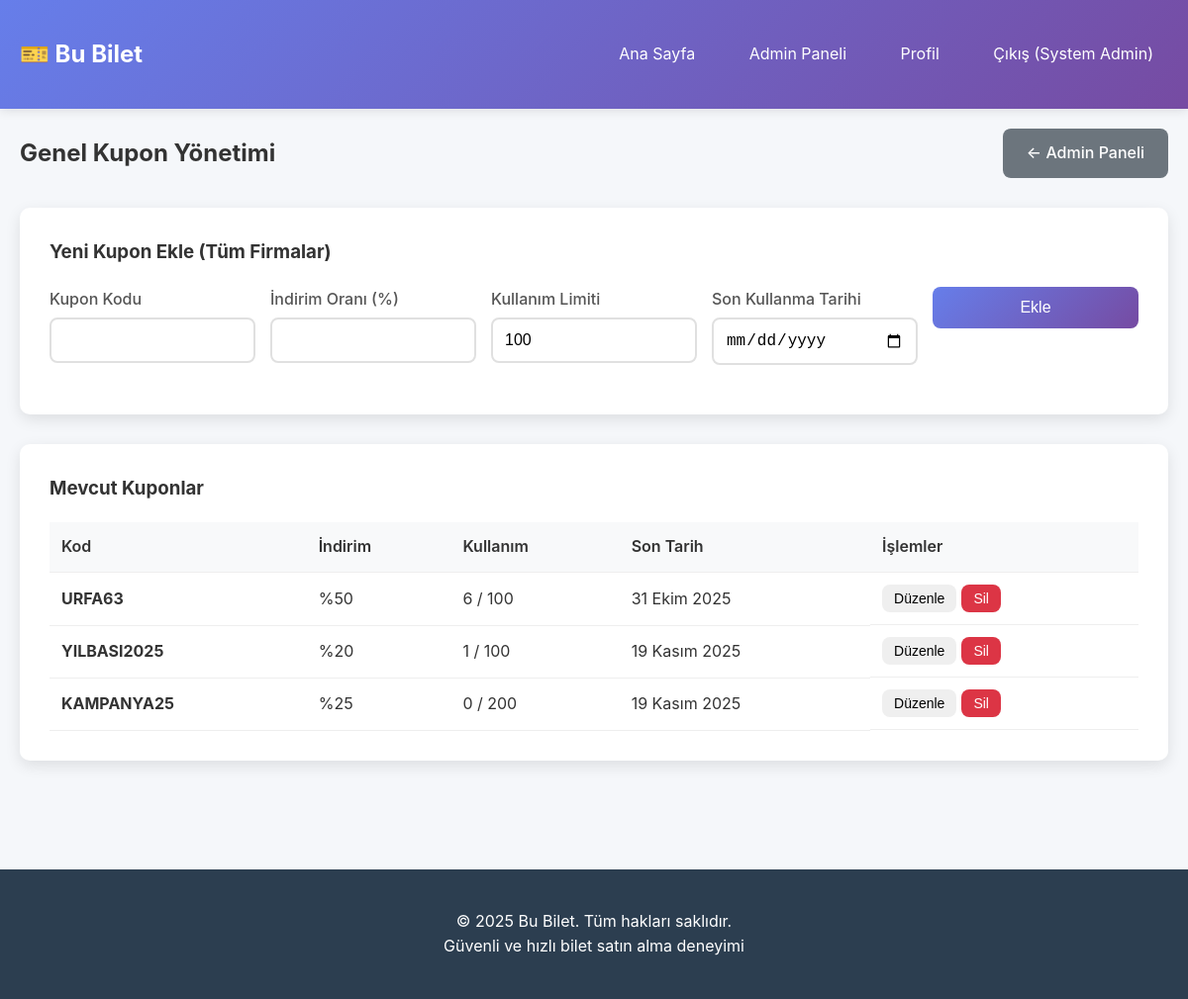
Page /admin/coupons.php (signed in) on the committed database.
### tables this page shows
CREATE TABLE coupons (
        id INTEGER PRIMARY KEY AUTOINCREMENT,
        code TEXT UNIQUE NOT NULL,
        discount_percentage INTEGER NOT NULL,
        company_id INTEGER,
        usage_limit INTEGER DEFAULT 100,
        used_count INTEGER DEFAULT 0,
        expiry_date DATE NOT NULL,
        created_at DATETIME DEFAULT CURRENT_TIMESTAMP,
        FOREIGN KEY (company_id) REFERENCES companies(id)
    );

### includes/functions.php (called while the page is built, shortened)
<?php
function formatDate($date) {
    $months = [
        'January' => 'Ocak', 'February' => 'Şubat', 'March' => 'Mart',
        'April' => 'Nisan', 'May' => 'Mayıs', 'June' => 'Haziran',
        'July' => 'Temmuz', 'August' => 'Ağustos', 'September' => 'Eylül',
        'October' => 'Ekim', 'November' => 'Kasım', 'December' => 'Aralık'
    ];
    $timestamp = strtotime($date);
    $formatted = date('d F Y', $timestamp);
    foreach ($months as $eng => $tr) {
        $formatted = str_replace($eng, $tr, $formatted);
    }
    return $formatted;
}
?>

### admin/coupons.php (the view, shortened to what this page needs)
<?php
require_once '../includes/db.php';
require_once '../includes/functions.php';
$coupons = $db->query("SELECT c.*, co.name as company_name FROM coupons c
                       LEFT JOIN companies co ON c.company_id = co.id
                       WHERE c.company_id IS NULL
                       ORDER BY c.created_at DESC");
?>
<!DOCTYPE html>
<html lang="tr">
<head>
    <link rel="stylesheet" href="../assets/css/style.css">
</head>
<body>
    <?php include '../includes/header.php'; ?>
    <div class="container">
        <div class="admin-header">
            <h2>Genel Kupon Yönetimi</h2>
            <a href="index.php" class="btn btn-secondary">← Admin Paneli</a>
        </div>
        <div class="admin-section">
            <h3>Yeni Kupon Ekle (Tüm Firmalar)</h3>
            <form method="POST" class="admin-form">
                <div class="form-row">
                    <div class="form-group">
                        <label for="code">Kupon Kodu</label>
                        <input type="text" name="code" id="code" required>
                    </div>
                    <div class="form-group">
                        <label for="discount_percentage">İndirim Oranı (%)</label>
                        <input type="number" name="discount_percentage" id="discount_percentage" min="1" max="100" required>
                    </div>
                    <div class="form-group">
                        <label for="usage_limit">Kullanım Limiti</label>
                        <input type="number" name="usage_limit" id="usage_limit" min="1" value="100" required>
                    </div>
                    <div class="form-group">
                        <label for="expiry_date">Son Kullanma Tarihi</label>
                        <input type="date" name="expiry_date" id="expiry_date" min="<?= date('Y-m-d') ?>" required>
                    </div>
                    <div class="form-group">
                        <button type="submit" class="btn btn-primary">Ekle</button>
                    </div>
                </div>
            </form>
        </div>
        <div class="admin-section">
            <h3>Mevcut Kuponlar</h3>
            <div class="table-responsive">
                <table class="admin-table">
                    <thead>
                        <tr>
                            <th>Kod</th>
                            <th>İndirim</th>
                            <th>Kullanım</th>
                            <th>Son Tarih</th>
                            <th>İşlemler</th>
                        </tr>
                    </thead>
                    <tbody>
                        <?php while ($coupon = $coupons->fetchArray(SQLITE3_ASSOC)): ?>
                        <tr>
                            <td><strong><?= htmlspecialchars($coupon['code']) ?></strong></td>
                            <td>%<?= $coupon['discount_percentage'] ?></td>
                            <td><?= $coupon['used_count'] ?> / <?= $coupon['usage_limit'] ?></td>
                            <td><?= formatDate($coupon['expiry_date']) ?></td>
                            <td class="action-buttons">
                                <button class="btn btn-warning btn-sm" onclick="editCoupon(<?= htmlspecialchars(json_encode($coupon)) ?>)">Düzenle</button>
                                <form method="POST" style="display:inline;"
                                      onsubmit="return confirm('Bu kuponu silmek istediğinizden emin misiniz?')">
                                    <button type="submit" class="btn btn-sm btn-danger">Sil</button>
                                </form>
                            </td>
                        </tr>
                        <?php endwhile; ?>
                    </tbody>
                </table>
            </div>
        </div>
    </div>
    <?php include '../includes/footer.php'; ?>
</body>
</html>

### assets/css/style.css (style rules this page uses)
* { margin: 0; padding: 0; box-sizing: border-box; }
body { font-family: -apple-system, BlinkMacSystemFont, 'Segoe UI', Roboto, Oxygen, Ubuntu, Cantarell, sans-serif; line-height: 1.6; color: #333; background-color: #f5f7fa; }
.container { max-width: 1200px; margin: 0 auto; padding: 20px; }
.form-row { display: grid; grid-template-columns: repeat(auto-fit, minmax(200px, 1fr)); gap: 15px; }
.form-group { display: flex; flex-direction: column; }
.form-group label { color: #555; margin-bottom: 5px; font-weight: 500; }
.form-group input, .form-group select { padding: 12px; border: 2px solid #e0e0e0; border-radius: 8px; font-size: 1rem; transition: border-color 0.3s; }
.btn { padding: 12px 24px; border: none; border-radius: 8px; cursor: pointer; font-size: 1rem; font-weight: 500; transition: all 0.3s; text-decoration: none; display: inline-block; text-align: center; }
.btn-primary { background: linear-gradient(135deg, #667eea 0%, #764ba2 100%); color: white; }
.btn-secondary { background: #6c757d; color: white; }
.btn-danger { background: #dc3545; color: white; }
.btn-sm { padding: 6px 12px; font-size: 0.875rem; }
.admin-header { display: flex; justify-content: space-between; align-items: center; margin-bottom: 30px; }
.admin-section { background: white; padding: 30px; border-radius: 10px; box-shadow: 0 5px 15px rgba(0,0,0,0.1); margin-bottom: 30px; }
.admin-section h3 { margin-bottom: 20px; color: #333; }
.admin-form { margin-bottom: 20px; }
.table-responsive { overflow-x: auto; }
.admin-table { width: 100%; border-collapse: collapse; }
.admin-table th, .admin-table td { padding: 12px; text-align: left; border-bottom: 1px solid #eee; }
.admin-table th { background: #f8f9fa; font-weight: 600; color: #333; }
.action-buttons { display: flex; gap: 5px; align-items: center; }
.action-buttons form { margin: 0; }

### rows in the picture
coupons: code "URFA63", discount_percentage "50", used_count "6", usage_limit "100", expiry_date "31 Ekim 2025"
coupons: code "YILBASI2025", discount_percentage "20", used_count "1", usage_limit "100", expiry_date "19 Kasım 2025"
coupons: code "KAMPANYA25", discount_percentage "25", used_count "0", usage_limit "200", expiry_date "19 Kasım 2025"

### other values in the picture
$_SESSION['name'] "System Admin"
